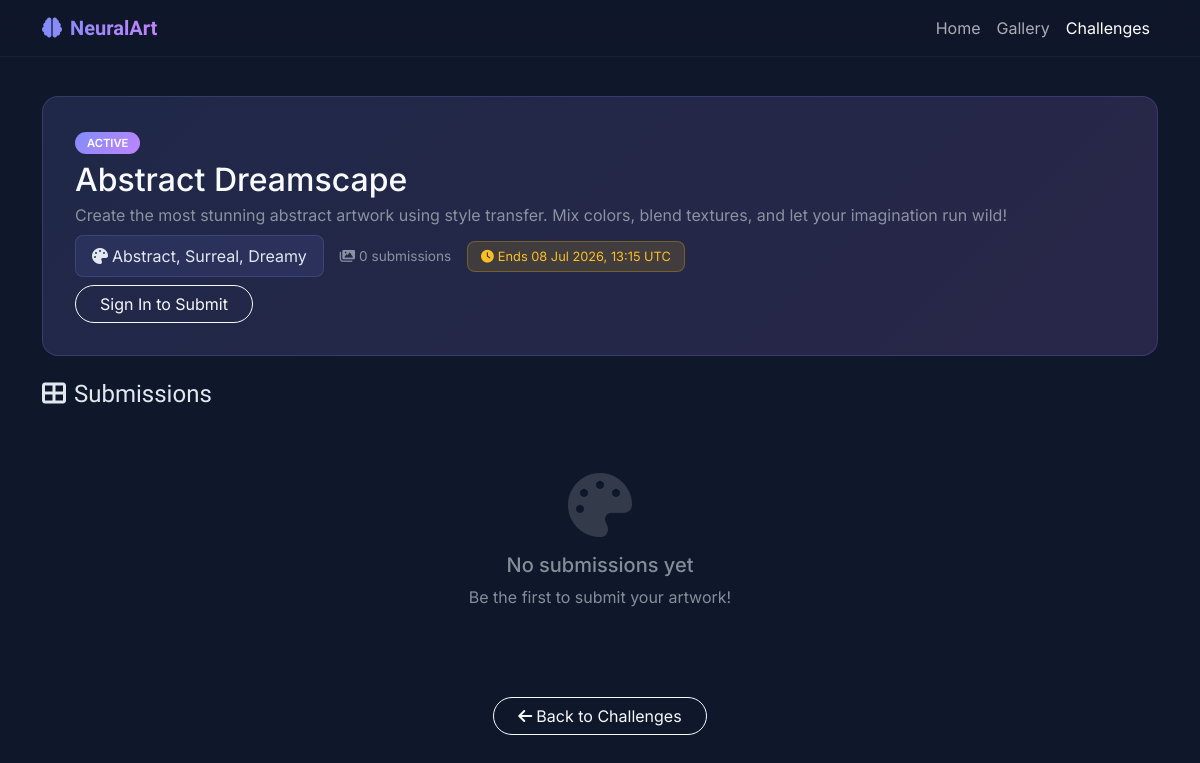
The app's page /challenge/1 with its own data.
### app.py (models this page shows, shortened)
class Challenge(db.Model):
    id = db.Column(db.Integer, primary_key=True)
    title = db.Column(db.String(200), nullable=False)
    description = db.Column(db.Text, nullable=False)
    theme = db.Column(db.String(200), nullable=False)
    is_active = db.Column(db.Boolean, default=True)
    created_at = db.Column(db.DateTime, default=lambda: datetime.datetime.now(timezone.utc))
    ends_at = db.Column(db.DateTime, nullable=False)
    submissions = db.relationship('ChallengeSubmission', backref='challenge', lazy='dynamic', cascade='all, delete-orphan')
    @property
    def submissions_count(self):
        return self.submissions.count()

### app.py (the view)
@app.route('/challenge/<int:challenge_id>')
def challenge_detail(challenge_id):
    challenge = Challenge.query.get_or_404(challenge_id)
    page = request.args.get('page', 1, type=int)
    pagination = ChallengeSubmission.query.filter_by(challenge_id=challenge_id)\
        .order_by(ChallengeSubmission.created_at.desc())\
        .paginate(page=page, per_page=12, error_out=False)
    submissions = pagination.items
    user_submission = None
    if current_user.is_authenticated:
        user_submission = ChallengeSubmission.query.filter_by(
            challenge_id=challenge_id, user_id=current_user.id
        ).first()
    return render_template('challenge_detail.html', challenge=challenge,
                           submissions=submissions, pagination=pagination,
                           user_submission=user_submission)

### app.py (called while the page is built)
@app.after_request
def add_header(response):
    response.headers['Cache-Control'] = 'no-store, no-cache, must-revalidate, post-check=0, pre-check=0, max-age=0'
    response.headers['Pragma'] = 'no-cache'
    response.headers['Expires'] = '-1'
    return response

@app.context_processor
def inject_presets():
    return dict(style_presets=STYLE_PRESETS)

### templates/challenge_detail.html (shortened to what this page needs)
<!DOCTYPE html>
<html lang="en" data-bs-theme="dark">
<head>
<link href="https://cdn.jsdelivr.net/npm/bootstrap@5.3.0/dist/css/bootstrap.min.css" rel="stylesheet">
<link rel="stylesheet" href="https://cdnjs.cloudflare.com/ajax/libs/font-awesome/6.0.0/css/all.min.css">
</head>
<body>
<nav class="navbar navbar-expand-lg fixed-top">
    <div class="container">
        <a class="navbar-brand" href="{{ url_for('index') }}"><i class="fas fa-brain me-2"></i>NeuralArt</a>
        <div class="collapse navbar-collapse" id="navbarNav">
            <ul class="navbar-nav ms-auto">
                <li class="nav-item"><a class="nav-link" href="{{ url_for('index') }}">Home</a></li>
                <li class="nav-item"><a class="nav-link" href="{{ url_for('gallery') }}">Gallery</a></li>
                <li class="nav-item"><a class="nav-link active" href="{{ url_for('challenges') }}">Challenges</a></li>
            </ul>
        </div>
    </div>
</nav>
<div class="container">
    <div class="challenge-hero">
        <div class="d-flex justify-content-between align-items-start flex-wrap gap-2">
            <div>
                {% if challenge.is_active %}
                <span class="challenge-badge">ACTIVE</span>
                {% else %}
                <span class="badge bg-secondary rounded-pill px-3 py-1">ENDED</span>
                {% endif %}
                <h2 class="mt-2 mb-1" style="color:#f8fafc;">{{ challenge.title }}</h2>
                <p class="text-muted mb-2">{{ challenge.description }}</p>
                <div class="d-flex align-items-center gap-3 flex-wrap">
                    <span class="challenge-theme"><i class="fas fa-palette me-1"></i>{{ challenge.theme }}</span>
                    <span class="text-muted" style="font-size:0.85rem;"><i class="fas fa-images me-1"></i>{{ challenge.submissions_count }} submissions</span>
                    {% if challenge.is_active %}
                    <span class="timer-badge"><i class="fas fa-clock me-1"></i>Ends {{ challenge.ends_at.strftime('%d %b %Y, %H:%M UTC') }}</span>
                    {% endif %}
                </div>
            </div>
            <div>
                {% if current_user.is_authenticated and not challenge.is_expired %}
                    {% if user_submission %}
                    <span class="btn btn-outline-success rounded-pill px-4"><i class="fas fa-check me-1"></i>Submitted</span>
                    {% else %}
                    <a href="{{ url_for('submit_to_challenge', challenge_id=challenge.id) }}" class="btn btn-primary rounded-pill px-4"><i class="fas fa-upload me-1"></i>Submit Artwork</a>
                    {% endif %}
                {% elif not current_user.is_authenticated %}
                <a href="{{ url_for('index') }}#auth" class="btn btn-outline-light rounded-pill px-4">Sign In to Submit</a>
                {% endif %}
            </div>
        </div>
    </div>
    <h4 class="orbitron mt-4 mb-3"><i class="fas fa-th-large me-2"></i>Submissions</h4>
    {% if submissions %}
    <div class="row g-3">
        {% for s in submissions %}
        <div class="col-lg-3 col-md-4 col-6">
            <div class="gallery-card">
                <img src="{{ url_for('send_image', filename=s.transfer.result_image) }}" alt="Artwork" loading="lazy">
                <div class="gallery-info">
                    <div class="user-name">
                        <i class="fas fa-user-circle me-1" style="color:#818cf8;"></i>
                        {{ s.user.name if s.user else 'Anonymous' }}
                    </div>
                    <div class="date">{{ s.created_at.strftime('%d %b %Y') }}</div>
                </div>
            </div>
        </div>
        {% endfor %}
    </div>
    {% if pagination.pages > 1 %}
    <nav class="mt-4">
        <ul class="pagination justify-content-center">
            {% if pagination.has_prev %}
            <li class="page-item"><a class="page-link" href="{{ url_for('challenge_detail', challenge_id=challenge.id, page=pagination.prev_num) }}"><i class="fas fa-chevron-left"></i></a></li>
            {% endif %}
            {% for p in pagination.iter_pages(left_edge=1, right_edge=1, left_current=2, right_current=2) %}
                {% if p %}
                <li class="page-item {{ 'active' if p == pagination.page }}"><a class="page-link" href="{{ url_for('challenge_detail', challenge_id=challenge.id, page=p) }}">{{ p }}</a></li>
                {% else %}
                <li class="page-item disabled"><span class="page-link">...</span></li>
                {% endif %}
            {% endfor %}
            {% if pagination.has_next %}
            <li class="page-item"><a class="page-link" href="{{ url_for('challenge_detail', challenge_id=challenge.id, page=pagination.next_num) }}"><i class="fas fa-chevron-right"></i></a></li>
            {% endif %}
        </ul>
    </nav>
    {% endif %}
    {% else %}
    <div class="text-center py-5">
        <i class="fas fa-palette text-muted" style="font-size:4rem;opacity:0.3;"></i>
        <h5 class="text-muted mt-3">No submissions yet</h5>
        <p class="text-muted">Be the first to submit your artwork!</p>
    </div>
    {% endif %}
    <div class="text-center mt-4 mb-5">
        <a href="{{ url_for('challenges') }}" class="btn btn-outline-light rounded-pill px-4"><i class="fas fa-arrow-left me-1"></i>Back to Challenges</a>
    </div>
</div>
</body>
</html>

### templates/challenge_detail.html (style rules this page uses)
body { font-family: 'Inter', sans-serif; background: #0f172a; color: #e2e8f0; min-height: 100vh; }
.orbitron { font-family: 'Orbitron', sans-serif; }
.navbar { background: rgba(15,23,42,0.8); backdrop-filter: blur(10px); border-bottom: 1px solid rgba(255,255,255,0.05); }
.navbar-brand { font-family: 'Orbitron', sans-serif; font-weight: 700; background: linear-gradient(to right, #818cf8, #c084fc); -webkit-background-clip: text; -webkit-text-fill-color: transparent; }
.challenge-hero { background: linear-gradient(135deg, rgba(129,140,248,0.15), rgba(192,132,252,0.15)); border: 1px solid rgba(129,140,248,0.2); border-radius: 16px; padding: 2rem; margin-top: 6rem; }
.challenge-badge { background: linear-gradient(135deg, #818cf8, #c084fc); padding: 0.25rem 0.75rem; border-radius: 20px; font-size: 0.7rem; font-weight: 600; color: #fff; }
.challenge-theme { background: rgba(129,140,248,0.1); border: 1px solid rgba(129,140,248,0.2); border-radius: 8px; padding: 0.5rem 1rem; display: inline-block; }
.timer-badge { background: rgba(234,179,8,0.15); color: #fbbf24; border: 1px solid rgba(234,179,8,0.3); border-radius: 8px; padding: 0.3rem 0.8rem; font-size: 0.8rem; }

### records on screen
Challenge: title "Abstract Dreamscape", description "Create the most stunning abstract artwork using style transfer. Mix colors, blend textures, and let your imagination run wild!", theme "Abstract, Surreal, Dreamy", ends_at "08 Jul 2026, 13:15 UTC"

### other values on screen
{{ challenge.submissions_count }} "0"
